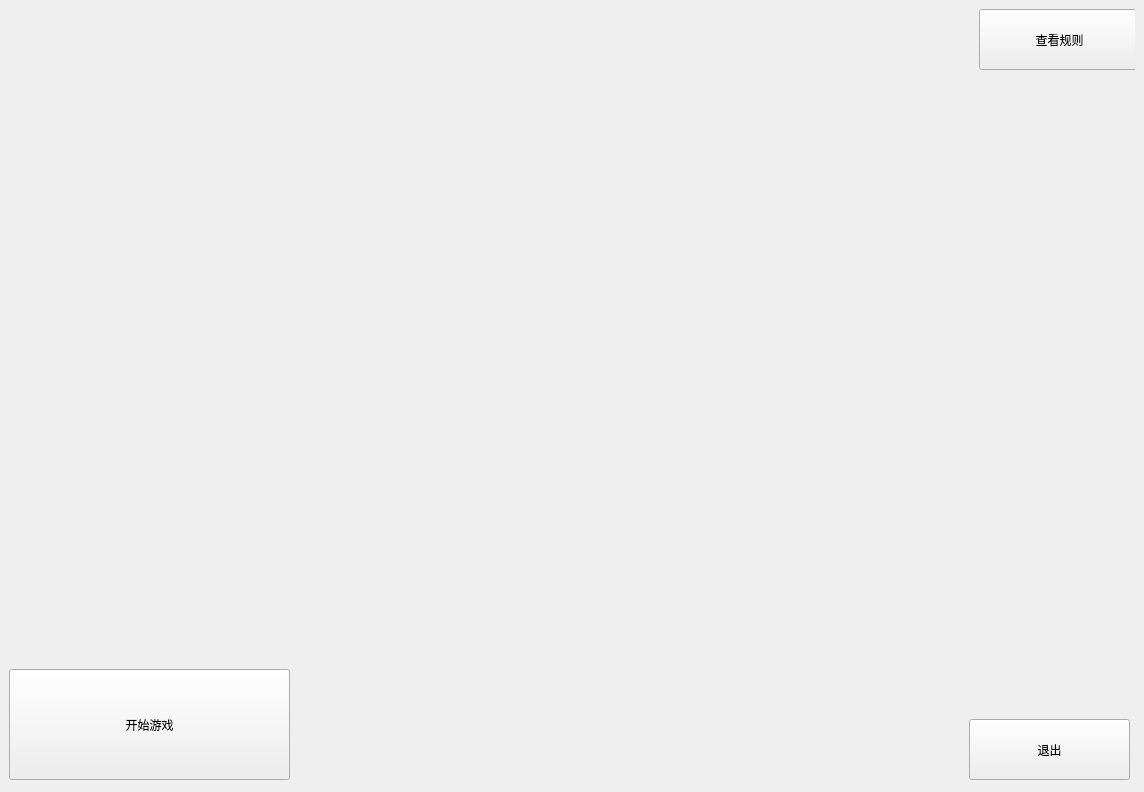
<?xml version="1.0" encoding="UTF-8"?>
<ui version="4.0">
 <class>MainWindow</class>
 <widget class="QMainWindow" name="MainWindow">
  <property name="geometry">
   <rect>
    <x>0</x>
    <y>0</y>
    <width>1144</width>
    <height>792</height>
   </rect>
  </property>
  <property name="windowTitle">
   <string>MainWindow</string>
  </property>
  <property name="styleSheet">
   <string notr="true">
</string>
  </property>
  <property name="iconSize">
   <size>
    <width>1042</width>
    <height>802</height>
   </size>
  </property>
  <property name="animated">
   <bool>true</bool>
  </property>
  <widget class="QWidget" name="centralwidget">
   <layout class="QGridLayout" name="gridLayout">
    <item row="1" column="0">
     <widget class="QStackedWidget" name="stackedWidget">
      <property name="styleSheet">
       <string notr="true">border-image: url(:/background/image/background.png);</string>
      </property>
      <property name="currentIndex">
       <number>0</number>
      </property>
      <widget class="QWidget" name="page">
       <widget class="QPushButton" name="pushButton">
        <property name="geometry">
         <rect>
          <x>0</x>
          <y>660</y>
          <width>281</width>
          <height>111</height>
         </rect>
        </property>
        <property name="styleSheet">
         <string notr="true">
font: 26pt &quot;楷体&quot;;
color: rgb(0, 0, 0);
border-image: url(:/background/image/bacground-green.png);


</string>
        </property>
        <property name="text">
         <string>开始游戏</string>
        </property>
       </widget>
       <widget class="QPushButton" name="pushButton_2">
        <property name="geometry">
         <rect>
          <x>970</x>
          <y>0</y>
          <width>161</width>
          <height>61</height>
         </rect>
        </property>
        <property name="styleSheet">
         <string notr="true">
font: 18pt &quot;楷体&quot;;
color: rgb(0, 0, 0);
border-image: url(:/background/image/bacground-green.png);


</string>
        </property>
        <property name="text">
         <string>查看规则</string>
        </property>
       </widget>
       <widget class="QPushButton" name="pushButton_3">
        <property name="geometry">
         <rect>
          <x>960</x>
          <y>710</y>
          <width>161</width>
          <height>61</height>
         </rect>
        </property>
        <property name="styleSheet">
         <string notr="true">
font: 18pt &quot;楷体&quot;;
color: rgb(0, 0, 0);
border-image: url(:/background/image/bacground-green.png);


</string>
        </property>
        <property name="text">
         <string>退出</string>
        </property>
       </widget>
      </widget>
      <widget class="QWidget" name="page_2">
       <widget class="QLabel" name="label">
        <property name="geometry">
         <rect>
          <x>460</x>
          <y>-10</y>
          <width>661</width>
          <height>781</height>
         </rect>
        </property>
        <property name="styleSheet">
         <string notr="true">border-image: url(:/background/image/background-label.png);</string>
        </property>
        <property name="text">
         <string/>
        </property>
       </widget>
       <widget class="QPushButton" name="pushButton_4">
        <property name="geometry">
         <rect>
          <x>90</x>
          <y>90</y>
          <width>201</width>
          <height>81</height>
         </rect>
        </property>
        <property name="styleSheet">
         <string notr="true">border-image: url(:/background/image/bacground-green.png);
font: 20pt &quot;楷体&quot;;</string>
        </property>
        <property name="text">
         <string>返回</string>
        </property>
       </widget>
      </widget>
     </widget>
    </item>
   </layout>
  </widget>
 </widget>
 <resources/>
 <connections/>
</ui>
